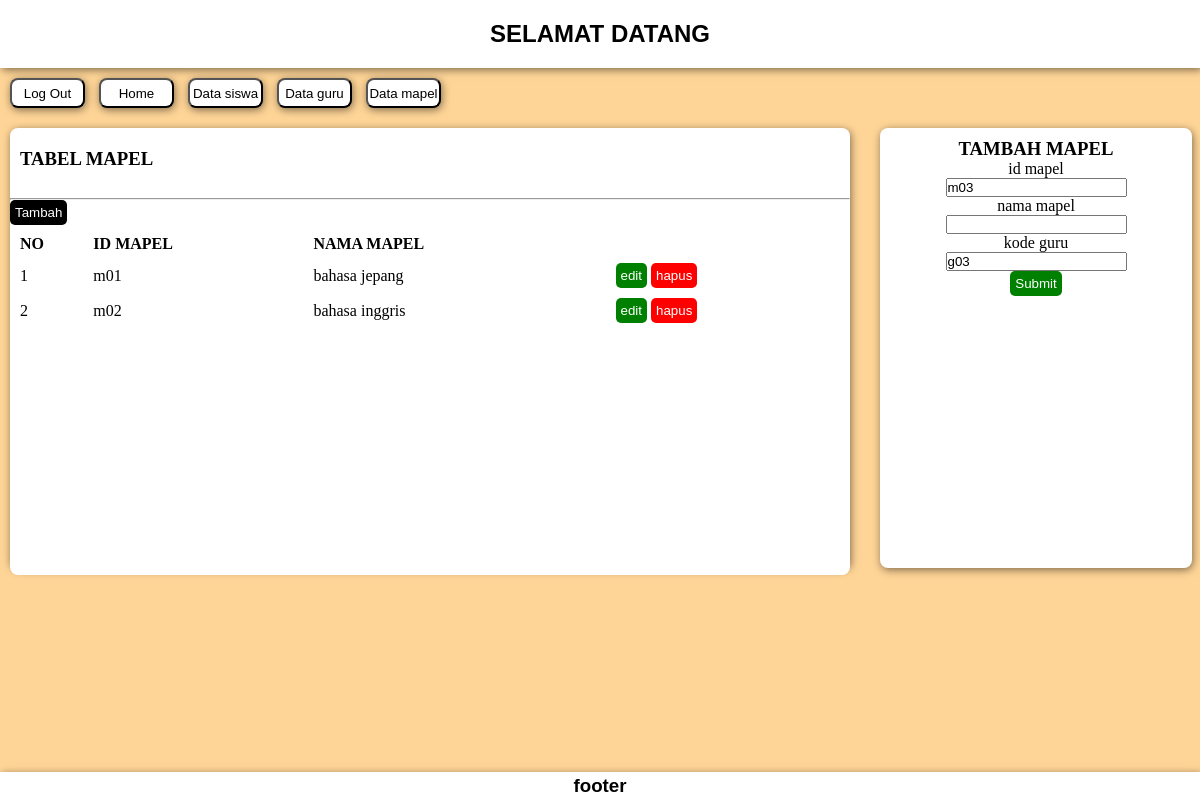
Page /admin/tambah_mapel.php on the committed database.
### tables this page shows
CREATE TABLE `tb_mapel` (
  `id_mapel` varchar(50) NOT NULL,
  `nama_mapel` varchar(50) NOT NULL,
  `kode_guru` varchar(5) NOT NULL
);

### admin/tambah_mapel.php (the view, shortened to what this page needs)
<?php
 include "koneksi.php";
?>
<!DOCTYPE html>
<html>
<head>
	<link rel="stylesheet" type="text/css" href="css/style.css">
</head>
<body>
<nav>
	<h1>SELAMAT DATANG</h1>
</nav>
<a href="../index.php"><input type="button" value="Log Out" class="cardnav"></a>
<a href="home.php"><input type="button" value="Home" class="cardnav"></a>
<a href="data_siswa.php"><input type="button" value="Data siswa" class="cardnav"></a>
<a href="data_guru.php"><input type="button" value="Data guru" class="cardnav"></a>
<a href="data_mapel.php"><input type="button" value="Data mapel" class="cardnav"></a>
<div class="formcard">
<div class="formcard3">
	<div class="formtop">
		<h3>TABEL MAPEL</h3>
	</div> <hr>
	<a href="tambah_mapel.php"><input type="button" value="Tambah" class="button2"></a>
	<div class="div-tabel">
	<table class="tabel" cellspacing="10" border="0">
		<tr align="left">
			<th>NO</th>
			<th>ID MAPEL</th>
			<th>NAMA MAPEL</th>
			<th></th>
		</tr>
<?php
 $no=1;
 $sql="SELECT * FROM tb_mapel";
 $query=mysqli_query($db_link, $sql);
 while ($data = mysqli_fetch_array($query))
 {
?>
		<tr>
			<td><?php echo $no ;?></td>
			<td><?php echo "$data[id_mapel]" ;?></td>
			<td><?php echo "$data[nama_mapel]" ;?></td>
			<td>
			<a href="edit_mapel.php?id_mapel=<?php echo $data['id_mapel'];?>"><input type="button" value="edit" class="button1"></a>
			<a href="hapus_mapel.php?id_mapel=<?php echo $data['id_mapel'];?>"><input type="button" value="hapus" class="button"></a>
			</td>
			<?php $no++;
		}
		?>
		</tr>
	</table>
	</div>
</div>
<?php
$carikode = mysqli_query($db_link, "select max(kode_guru) from tb_mapel") or die (mysqli_error);
$datakode = mysqli_fetch_array($carikode);
if($datakode) {
	$nilaikode = substr($datakode[0], 1);
	$kode = (int) $nilaikode;
	$kode = $kode + 1;
	$hasilkode = "m".str_pad($kode, 2, "0", STR_PAD_LEFT);
} else {
	$hasilkode = "m01";
}
?>
<?php
$ckd = mysqli_query($db_link, "select max(kode_guru) from tb_mapel") or die (mysqli_error);
$dtk = mysqli_fetch_array($ckd);
if($dtk) {
	$nk = substr($dtk[0], 1);
	$kode1 = (int) $nk;
	$kode1 = $kode1 + 1;
	$hasil = "g".str_pad($kode1, 2, "0", STR_PAD_LEFT);
} else {
	$hasil = "g01";
}
?>
<div class="formcard4">
	<h3 align="center">TAMBAH MAPEL</h3>
	<form action="aksitambah_mapel.php" method="POST">
		<label>id mapel</label><br>
		<input type="text" name="id_mapel" value="<?php echo $hasilkode; ?>" readonly><br>
		<label>nama mapel</label><br>
		<input type="text" name="nama_mapel"><br>
		<label>kode guru</label><br>
		<input type="text" name="kode_guru" value="<?php echo $hasil; ?>" readonly><br>
		<button type="submit" class="submit">Submit</button>
	</form>
</div>
</div>
</body>
<footer>
	<h3>footer</h3>
</footer>
</html>

### admin/css/style.css (style rules this page uses)
* { margin: 0px; padding: 0px; }
nav { padding-top: 20px; padding-bottom: 20px; text-align: center; font-family: sans-serif; box-shadow: 2px 2px 8px rgba(0, 0, 0, 0.5); background-color: rgb(255, 255, 255); }
body { background-color: rgba(255, 194, 102, 0.678); }
footer { padding-top: 3px; padding-bottom: 3px; text-align: center; font-family: sans-serif; box-shadow: 2px 2px 8px rgba(0, 0, 0, 0.5); background-color: white; width: 100%; bottom: 0; position: absolute; }
.tabel { width: 99%; }
.cardnav { border-radius: 8px; box-shadow: 1px 2px 8px rgba(0, 0, 0, 0.5); width: 75px; height: 30px; background-color: white; margin: 10px 0px 10px 10px; }
.formtop { box-shadow: 1px 2px rgba(0, 0, 0, 0); width: 70%; height: 50px; padding-top: 10px; margin-left: 10px; }
.formcard { height: 100%; width: 100%; padding-top: 10px; padding-bottom: 20px; display: flex; }
.div-tabel { border-radius: 8px; width: 100%; height: 350px; background-color: white; overflow: scroll; }
.formcard3 { border-radius: 8px; box-shadow: 1px 2px 8px rgba(0, 0, 0, 0.5); width: 70%; height: 430px; padding-top: 10px; margin-left: 10px; background-color: white; }
.formcard4 { border-radius: 8px; box-shadow: 1px 2px 8px rgba(0, 0, 0, 0.5); width: 26%; margin-left: 30px; height: 430px; padding-top: 10px; background-color: white; text-align: center; }
.button { color: white; background-color: red; border: 0; padding: 5px; border-radius: 5px; }
.button1 { color: white; background-color: green; border: 0; padding: 5px; border-radius: 5px; }
.button2 { color: white; background-color: black; border: 0; padding: 5px; border-radius: 5px; }
.submit { color: white; background-color: green; border: 0; padding: 5px; border-radius: 5px; }

### rows in the picture
tb_mapel: id_mapel "m01", nama_mapel "bahasa jepang"
tb_mapel: id_mapel "m02", nama_mapel "bahasa inggris"
